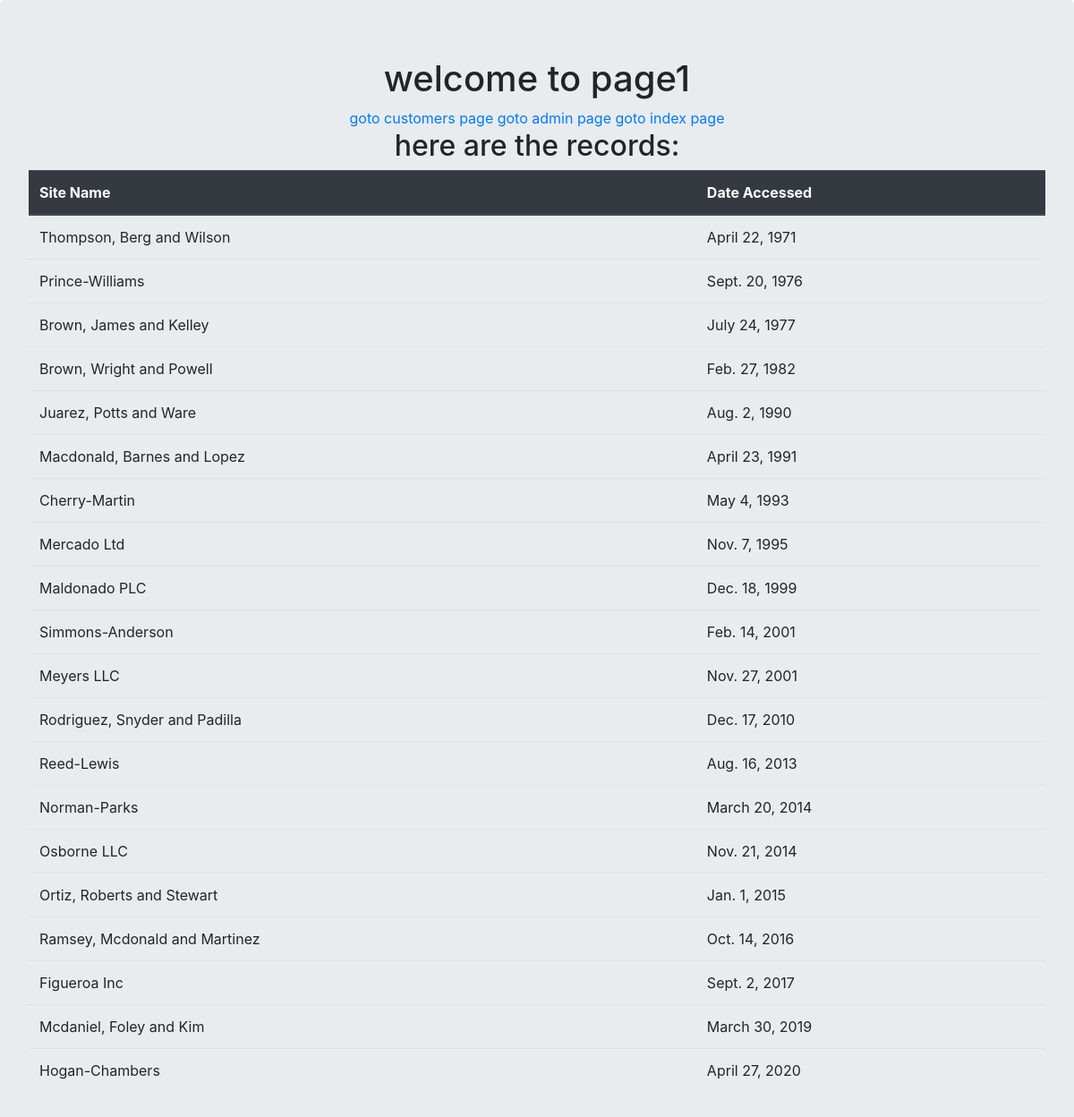
The app's page /first_app/ with its own data.
### first_app/models.py (models this page shows, shortened)
class AccessRecord(models.Model):
    name = models.ForeignKey(Webpage,on_delete=models.DO_NOTHING)
    date = models.DateField()

class Webpage(models.Model):
    topic = models.ForeignKey(Topic,on_delete=models.DO_NOTHING)
    name = models.CharField(max_length=264,unique=True)
    url = models.URLField(unique=True)
    def __str__(self):
        return self.name

### first_app/views.py (the view)
# urls.py: path('',views.index,name='index'),
def index(request):
    webpage_list = AccessRecord.objects.order_by('date')
    date_dict = {'access_records':webpage_list}
    return render(request,'first_app/index.html',context=date_dict)

### templates/first_app/index.html (shortened to what this page needs)
<!DOCTYPE html>
{% load static %}
<html lang="en">
<head>
    <link rel="stylesheet" href="https://stackpath.bootstrapcdn.com/bootstrap/4.4.1/css/bootstrap.min.css">
</head>
<body>
<div class="conntainer">
<div class="jumbotron">
    <center>
<h1>welcome to page1</h1>
        <a href="{% url 'first_app:customers' %}">goto customers page</a>
        <a href="{% url 'admin:index' %}">goto admin page</a>
        <a href="{% url 'first_app:index' %}">goto index page</a>
<h2>here are the records:</h2>
    </center>
{% if access_records %}
    <table class="table">
        <thead class="thead-dark">
        <th>Site Name</th>
        <th>Date Accessed</th>
        </thead>
        {% for acc in access_records %}
    <tr>
        <td>{{ acc.name }}</td>
        <td>{{ acc.date }}</td>
    </tr>
{% endfor %}
    </table>
{% else %}
<p> NO ACCESS RECORD FOUND!!!</p>
{% endif %}
</div></div>
</body>
</html>

### records on screen
AccessRecord: name "Thompson, Berg and Wilson", date "April 22, 1971"
AccessRecord: name "Prince-Williams", date "Sept. 20, 1976"
AccessRecord: name "Brown, James and Kelley", date "July 24, 1977"
AccessRecord: name "Brown, Wright and Powell", date "Feb. 27, 1982"
AccessRecord: name "Juarez, Potts and Ware", date "Aug. 2, 1990"
AccessRecord: name "Macdonald, Barnes and Lopez", date "April 23, 1991"
AccessRecord: name "Cherry-Martin", date "May 4, 1993"
AccessRecord: name "Mercado Ltd", date "Nov. 7, 1995"
AccessRecord: name "Maldonado PLC", date "Dec. 18, 1999"
AccessRecord: name "Simmons-Anderson", date "Feb. 14, 2001"
AccessRecord: name "Meyers LLC", date "Nov. 27, 2001"
AccessRecord: name "Rodriguez, Snyder and Padilla", date "Dec. 17, 2010"
AccessRecord: name "Reed-Lewis", date "Aug. 16, 2013"
AccessRecord: name "Norman-Parks", date "March 20, 2014"
AccessRecord: name "Osborne LLC", date "Nov. 21, 2014"
AccessRecord: name "Ortiz, Roberts and Stewart", date "Jan. 1, 2015"
AccessRecord: name "Ramsey, Mcdonald and Martinez", date "Oct. 14, 2016"
AccessRecord: name "Figueroa Inc", date "Sept. 2, 2017"
AccessRecord: name "Mcdaniel, Foley and Kim", date "March 30, 2019"
AccessRecord: name "Hogan-Chambers", date "April 27, 2020"
